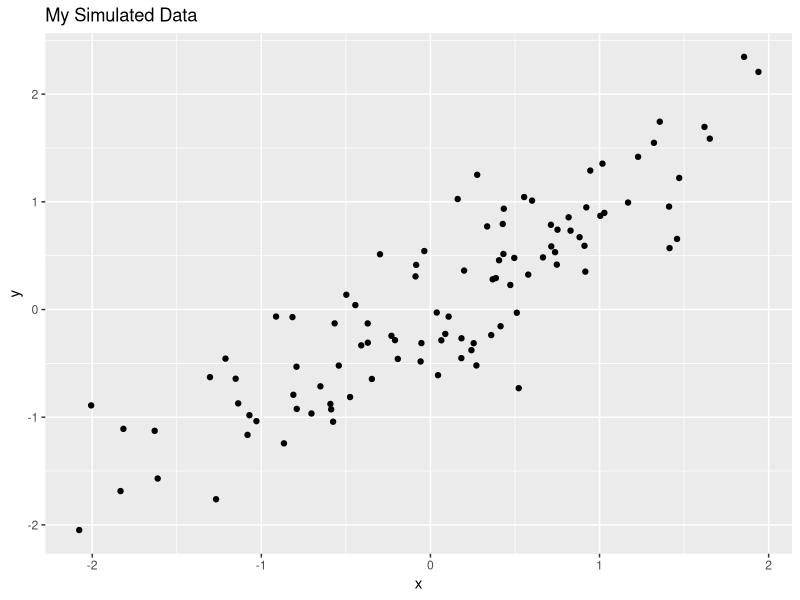

This figure's R source:
## ---- chunk 1
knitr::opts_chunk$set(echo = FALSE, results = "hide")
## ---- chunk 2
x <- rnorm(100); y <- x + rnorm(100, sd = 0.5)
## ---- chunk 3
library(ggplot2)
qplot(x, y, main = "My Simulated Data")
